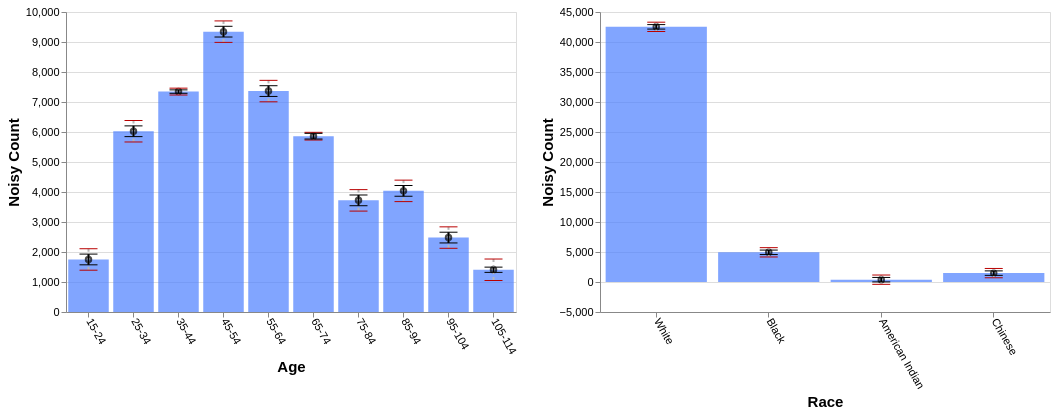

Describe this chart as a Vega-Lite specification.
### Vega-Lite specification from a JSON file in a GitHub repository (floating-point values rounded to 4 significant figures)
{"config": {"view": {"continuousWidth": 400, "continuousHeight": 300}, "axis": {"labelFontSize": 11, "titleFontSize": 15}, "axisBottom": {"labelAngle": 60}}, "hconcat": [{"layer": [{"mark": "bar", "encoding": {"color": {"value": "transparent"}, "tooltip": [{"aggregate": "sum", "field": "noisy_count", "title": "noisy count", "type": "quantitative"}, {"aggregate": "sum", "field": "noisy_count_prev", "title": "prev count", "type": "quantitative"}, {"aggregate": "sum", "field": "error", "title": "current error", "type": "quantitative"}, {"aggregate": "sum", "field": "error_prev", "title": "prev error", "type": "quantitative"}], "x": {"field": "age", "sort": null, "title": "Age", "type": "ordinal"}}, "height": 300, "selection": {"selector641": {"type": "interval", "encodings": ["x"]}}, "transform": [{"filter": {"selection": "selector642"}}], "width": 450}, {"mark": {"type": "bar", "color": "gray", "opacity": 0}, "encoding": {"x": {"field": "age", "sort": null, "title": "Age", "type": "ordinal"}, "y": {"aggregate": "sum", "field": "noisy_count_prev", "type": "quantitative"}}, "transform": [{"filter": {"selection": "selector642"}}]}, {"mark": {"type": "bar", "color": "#4C7FFF", "opacity": 0.7}, "encoding": {"x": {"field": "age", "sort": null, "title": "Age", "type": "ordinal"}, "y": {"aggregate": "sum", "field": "noisy_count", "type": "quantitative"}}, "transform": [{"filter": {"selection": "selector642"}}]}, {"mark": {"type": "point", "color": "black", "opacity": 0.7}, "encoding": {"x": {"field": "age", "sort": null, "title": "Age", "type": "ordinal"}, "y": {"aggregate": "sum", "field": "noisy_count", "title": "Noisy Count", "type": "quantitative"}}, "transform": [{"filter": {"selection": "selector642"}}]}, {"mark": {"type": "rule", "color": "#B6B6B6", "size": 2, "strokeDash": [3, 3]}, "encoding": {"x": {"field": "age", "sort": null, "title": "Age", "type": "ordinal"}, "y": {"aggregate": "sum", "field": "plus_error_prev_age", "title": "", "type": "quantitative"}, "y2": {"aggregate": "sum", "field": "minus_error_prev_age", "title": ""}}, "transform": [{"filter": {"selection": "selector642"}}]}, {"mark": {"type": "tick", "color": "#B90000", "size": 0, "strokeDash": [1, 1]}, "encoding": {"x": {"field": "age", "sort": null, "title": "Age", "type": "ordinal"}, "y": {"aggregate": "sum", "field": "plus_error_prev_age", "type": "quantitative"}}, "transform": [{"filter": {"selection": "selector642"}}]}, {"mark": {"type": "tick", "color": "#B90000", "size": 0, "strokeDash": [3, 1]}, "encoding": {"x": {"field": "age", "sort": null, "title": "Age", "type": "ordinal"}, "y": {"aggregate": "sum", "field": "minus_error_prev_age", "type": "quantitative"}}, "transform": [{"filter": {"selection": "selector642"}}]}, {"mark": {"type": "rule", "color": "black", "size": 2}, "encoding": {"x": {"field": "age", "sort": null, "title": "Age", "type": "ordinal"}, "y": {"aggregate": "sum", "field": "plus_error", "title": "", "type": "quantitative"}, "y2": {"aggregate": "sum", "field": "minus_error", "title": ""}}, "transform": [{"filter": {"selection": "selector642"}}]}, {"mark": {"type": "tick", "color": "black", "width": 0}, "encoding": {"x": {"field": "age", "sort": null, "title": "Age", "type": "ordinal"}, "y": {"aggregate": "sum", "field": "plus_error", "type": "quantitative"}}, "transform": [{"filter": {"selection": "selector642"}}]}, {"mark": {"type": "tick", "color": "black", "width": 0}, "encoding": {"x": {"field": "age", "sort": null, "title": "Age", "type": "ordinal"}, "y": {"aggregate": "sum", "field": "minus_error", "type": "quantitative"}}, "transform": [{"filter": {"selection": "selector642"}}]}]}, {"layer": [{"mark": "bar", "encoding": {"color": {"value": "transparent"}, "tooltip": [{"aggregate": "sum", "field": "noisy_count", "title": "noisy count", "type": "quantitative"}, {"aggregate": "sum", "field": "noisy_count_prev", "title": "prev count", "type": "quantitative"}, {"aggregate": "sum", "field": "error", "title": "current error", "type": "quantitative"}, {"aggregate": "sum", "field": "error_prev", "title": "prev error", "type": "quantitative"}], "x": {"field": "race", "sort": null, "title": "Race", "type": "ordinal"}}, "height": 300, "selection": {"selector642": {"type": "interval", "encodings": ["x"]}}, "transform": [{"filter": {"selection": "selector641"}}], "width": 450}, {"mark": {"type": "bar", "color": "gray", "opacity": 0}, "encoding": {"x": {"field": "race", "sort": null, "title": "Race", "type": "ordinal"}, "y": {"aggregate": "sum", "field": "noisy_count_prev", "type": "quantitative"}}, "transform": [{"filter": {"selection": "selector641"}}]}, {"mark": {"type": "bar", "color": "#4C7FFF", "opacity": 0.7}, "encoding": {"x": {"field": "race", "sort": null, "title": "Race", "type": "ordinal"}, "y": {"aggregate": "sum", "field": "noisy_count", "type": "quantitative"}}, "transform": [{"filter": {"selection": "selector641"}}]}, {"mark": {"type": "point", "color": "black", "opacity": 0.7}, "encoding": {"x": {"field": "race", "sort": null, "title": "Race", "type": "ordinal"}, "y": {"aggregate": "sum", "field": "noisy_count", "title": "Noisy Count", "type": "quantitative"}}, "transform": [{"filter": {"selection": "selector641"}}]}, {"mark": {"type": "rule", "color": "#B6B6B6", "size": 2, "strokeDash": [3, 3]}, "encoding": {"x": {"field": "race", "sort": null, "title": "Race", "type": "ordinal"}, "y": {"aggregate": "sum", "field": "plus_error_prev_race", "title": "", "type": "quantitative"}, "y2": {"aggregate": "sum", "field": "minus_error_prev_race", "title": ""}}, "transform": [{"filter": {"selection": "selector641"}}]}, {"mark": {"type": "tick", "color": "#B90000", "size": 0, "strokeDash": [1, 1]}, "encoding": {"x": {"field": "race", "sort": null, "title": "Race", "type": "ordinal"}, "y": {"aggregate": "sum", "field": "plus_error_prev_race", "type": "quantitative"}}, "transform": [{"filter": {"selection": "selector641"}}]}, {"mark": {"type": "tick", "color": "#B90000", "size": 0, "strokeDash": [3, 1]}, "encoding": {"x": {"field": "race", "sort": null, "title": "Race", "type": "ordinal"}, "y": {"aggregate": "sum", "field": "minus_error_prev_race", "type": "quantitative"}}, "transform": [{"filter": {"selection": "selector641"}}]}, {"mark": {"type": "rule", "color": "black", "size": 2}, "encoding": {"x": {"field": "race", "sort": null, "title": "Race", "type": "ordinal"}, "y": {"aggregate": "sum", "field": "plus_error", "title": "", "type": "quantitative"}, "y2": {"aggregate": "sum", "field": "minus_error", "title": ""}}, "transform": [{"filter": {"selection": "selector641"}}]}, {"mark": {"type": "tick", "color": "black", "width": 0}, "encoding": {"x": {"field": "race", "sort": null, "title": "Race", "type": "ordinal"}, "y": {"aggregate": "sum", "field": "plus_error", "type": "quantitative"}}, "transform": [{"filter": {"selection": "selector641"}}]}, {"mark": {"type": "tick", "color": "black", "width": 0}, "encoding": {"x": {"field": "race", "sort": null, "title": "Race", "type": "ordinal"}, "y": {"aggregate": "sum", "field": "minus_error", "type": "quantitative"}}, "transform": [{"filter": {"selection": "selector641"}}]}]}], "data": {"name": "data-7383d662c129c05490cdc26409c55265"}, "$schema": "https://vega.github.io/schema/vega-lite/v4.17.0.json", "datasets": {"data-7383d662c129c05490cdc26409c55265": [{"age": "15-24", "race": "White", "noisy_count": 1305.0, "true_count": 1271.0, "plus_error": 1350.0, "minus_error": 1260.0, "error": 44.7, "noisy_count_prev": 1284.0, "true_count_prev": 1271.0, "plus_error_prev": 1373.0, "minus_error_prev": 1194.0, "error_prev": 89.4, "plus_error_prev_age": 1375.0, "minus_error_prev_age": 1197.0, "plus_error_prev_race": 1372.0, "minus_error_prev_race": 1194.0}, {"age": "15-24", "race": "Black", "noisy_count": 164.5, "true_count": 192.0, "plus_error": 209.3, "minus_error": 119.8, "error": 44.7, "noisy_count_prev": 197.2, "true_count_prev": 192.0, "plus_error_prev": 286.7, "minus_error_prev": 107.8, "error_prev": 89.4, "plus_error_prev_age": 289.1, "minus_error_prev_age": 110.2, "plus_error_prev_race": 292.8, "minus_error_prev_race": 113.9}, {"age": "15-24", "race": "American Indian", "noisy_count": 69.7, "true_count": 31.0, "plus_error": 114.5, "minus_error": 25.0, "error": 44.7, "noisy_count_prev": 19.6, "true_count_prev": 31.0, "plus_error_prev": 109.0, "minus_error_prev": -69.9, "error_prev": 89.4, "plus_error_prev_age": 111.4, "minus_error_prev_age": -67.45, "plus_error_prev_race": 88.45, "minus_error_prev_race": -90.45}, {"age": "15-24", "race": "Chinese", "noisy_count": 212.1, "true_count": 62.0, "plus_error": 256.8, "minus_error": 167.4, "error": 44.7, "noisy_count_prev": 241.1, "true_count_prev": 62.0, "plus_error_prev": 330.5, "minus_error_prev": 151.7, "error_prev": 89.4, "plus_error_prev_age": 332.9, "minus_error_prev_age": 154.1, "plus_error_prev_race": 316.8, "minus_error_prev_race": 138.0}, {"age": "25-34", "race": "White", "noisy_count": 5087.0, "true_count": 5110.0, "plus_error": 5132.0, "minus_error": 5042.0, "error": 44.7, "noisy_count_prev": 5154.0, "true_count_prev": 5110.0, "plus_error_prev": 5243.0, "minus_error_prev": 5064.0, "error_prev": 89.4, "plus_error_prev_age": 5223.0, "minus_error_prev_age": 5044.0, "plus_error_prev_race": 5242.0, "minus_error_prev_race": 5064.0}, {"age": "25-34", "race": "Black", "noisy_count": 656.5, "true_count": 700.0, "plus_error": 701.2, "minus_error": 611.8, "error": 44.7, "noisy_count_prev": 621.6, "true_count_prev": 700.0, "plus_error_prev": 711.0, "minus_error_prev": 532.1, "error_prev": 89.4, "plus_error_prev_age": 691.3, "minus_error_prev_age": 512.4, "plus_error_prev_race": 717.1, "minus_error_prev_race": 538.2}, {"age": "25-34", "race": "American Indian", "noisy_count": 62.4, "true_count": 83.0, "plus_error": 107.1, "minus_error": 17.7, "error": 44.7, "noisy_count_prev": 138.0, "true_count_prev": 83.0, "plus_error_prev": 227.4, "minus_error_prev": 48.5, "error_prev": 89.4, "plus_error_prev_age": 207.7, "minus_error_prev_age": 28.85, "plus_error_prev_race": 206.8, "minus_error_prev_race": 27.95}, {"age": "25-34", "race": "Chinese", "noisy_count": 219.2, "true_count": 244.0, "plus_error": 263.9, "minus_error": 174.5, "error": 44.7, "noisy_count_prev": 190.7, "true_count_prev": 244.0, "plus_error_prev": 280.2, "minus_error_prev": 101.3, "error_prev": 89.4, "plus_error_prev_age": 260.5, "minus_error_prev_age": 81.65, "plus_error_prev_race": 266.5, "minus_error_prev_race": 87.59}, {"age": "35-44", "race": "White", "noisy_count": 6182.0, "true_count": 6181.0, "plus_error": 6196.0, "minus_error": 6168.0, "error": 14.3, "noisy_count_prev": 6145.0, "true_count_prev": 6181.0, "plus_error_prev": 6174.0, "minus_error_prev": 6117.0, "error_prev": 28.6, "plus_error_prev_age": 6171.0, "minus_error_prev_age": 6114.0, "plus_error_prev_race": 6173.0, "minus_error_prev_race": 6116.0}, {"age": "35-44", "race": "Black", "noisy_count": 819.6, "true_count": 793.0, "plus_error": 833.8, "minus_error": 805.3, "error": 14.3, "noisy_count_prev": 818.6, "true_count_prev": 793.0, "plus_error_prev": 847.1, "minus_error_prev": 790.0, "error_prev": 28.6, "plus_error_prev_age": 844.2, "minus_error_prev_age": 787.1, "plus_error_prev_race": 853.2, "minus_error_prev_race": 796.1}, {"age": "35-44", "race": "American Indian", "noisy_count": 82.1, "true_count": 93.0, "plus_error": 96.4, "minus_error": 67.9, "error": 14.3, "noisy_count_prev": 118.8, "true_count_prev": 93.0, "plus_error_prev": 147.4, "minus_error_prev": 90.2, "error_prev": 28.6, "plus_error_prev_age": 144.5, "minus_error_prev_age": 87.28, "plus_error_prev_race": 126.9, "minus_error_prev_race": 69.65}, {"age": "35-44", "race": "Chinese", "noisy_count": 263.4, "true_count": 265.0, "plus_error": 277.7, "minus_error": 249.2, "error": 14.3, "noisy_count_prev": 276.4, "true_count_prev": 265.0, "plus_error_prev": 305.0, "minus_error_prev": 247.8, "error_prev": 28.6, "plus_error_prev_age": 302.1, "minus_error_prev_age": 244.9, "plus_error_prev_race": 291.3, "minus_error_prev_race": 234.1}, {"age": "45-54", "race": "White", "noisy_count": 7968.0, "true_count": 7988.0, "plus_error": 8013.0, "minus_error": 7924.0, "error": 44.7, "noisy_count_prev": 7952.0, "true_count_prev": 7988.0, "plus_error_prev": 8041.0, "minus_error_prev": 7862.0, "error_prev": 89.4, "plus_error_prev_age": 8001.0, "minus_error_prev_age": 7822.0, "plus_error_prev_race": 8041.0, "minus_error_prev_race": 7862.0}, {"age": "45-54", "race": "Black", "noisy_count": 960.3, "true_count": 967.0, "plus_error": 1005.0, "minus_error": 915.6, "error": 44.7, "noisy_count_prev": 1063.0, "true_count_prev": 967.0, "plus_error_prev": 1152.0, "minus_error_prev": 973.3, "error_prev": 89.4, "plus_error_prev_age": 1112.0, "minus_error_prev_age": 933.1, "plus_error_prev_race": 1158.0, "minus_error_prev_race": 979.4}, {"age": "45-54", "race": "American Indian", "noisy_count": 132.6, "true_count": 112.0, "plus_error": 177.3, "minus_error": 87.9, "error": 44.7, "noisy_count_prev": 173.0, "true_count_prev": 112.0, "plus_error_prev": 262.5, "minus_error_prev": 83.6, "error_prev": 89.4, "plus_error_prev_age": 222.3, "minus_error_prev_age": 43.4, "plus_error_prev_race": 241.9, "minus_error_prev_race": 63.05}, {"age": "45-54", "race": "Chinese", "noisy_count": 283.6, "true_count": 266.0, "plus_error": 328.3, "minus_error": 238.9, "error": 44.7, "noisy_count_prev": 318.4, "true_count_prev": 266.0, "plus_error_prev": 407.9, "minus_error_prev": 229.0, "error_prev": 89.4, "plus_error_prev_age": 367.7, "minus_error_prev_age": 188.8, "plus_error_prev_race": 394.2, "minus_error_prev_race": 215.3}, {"age": "55-64", "race": "White", "noisy_count": 6328.0, "true_count": 6252.0, "plus_error": 6373.0, "minus_error": 6284.0, "error": 44.7, "noisy_count_prev": 6303.0, "true_count_prev": 6252.0, "plus_error_prev": 6393.0, "minus_error_prev": 6214.0, "error_prev": 89.4, "plus_error_prev_age": 6367.0, "minus_error_prev_age": 6188.0, "plus_error_prev_race": 6392.0, "minus_error_prev_race": 6213.0}, {"age": "55-64", "race": "Black", "noisy_count": 756.5, "true_count": 744.0, "plus_error": 801.2, "minus_error": 711.8, "error": 44.7, "noisy_count_prev": 788.0, "true_count_prev": 744.0, "plus_error_prev": 877.5, "minus_error_prev": 698.6, "error_prev": 89.4, "plus_error_prev_age": 851.5, "minus_error_prev_age": 672.6, "plus_error_prev_race": 883.6, "minus_error_prev_race": 704.7}, {"age": "55-64", "race": "American Indian", "noisy_count": 82.6, "true_count": 90.0, "plus_error": 127.3, "minus_error": 37.9, "error": 44.7, "noisy_count_prev": 129.2, "true_count_prev": 90.0, "plus_error_prev": 218.7, "minus_error_prev": 39.8, "error_prev": 89.4, "plus_error_prev_age": 192.7, "minus_error_prev_age": 13.83, "plus_error_prev_race": 198.1, "minus_error_prev_race": 19.25}, {"age": "55-64", "race": "Chinese", "noisy_count": 196.5, "true_count": 233.0, "plus_error": 241.3, "minus_error": 151.8, "error": 44.7, "noisy_count_prev": 247.4, "true_count_prev": 233.0, "plus_error_prev": 336.8, "minus_error_prev": 158.0, "error_prev": 89.4, "plus_error_prev_age": 310.8, "minus_error_prev_age": 132.0, "plus_error_prev_race": 323.1, "minus_error_prev_race": 144.3}, {"age": "65-74", "race": "White", "noisy_count": 5098.0, "true_count": 5121.0, "plus_error": 5121.0, "minus_error": 5074.0, "error": 23.6, "noisy_count_prev": 5086.0, "true_count_prev": 5121.0, "plus_error_prev": 5118.0, "minus_error_prev": 5054.0, "error_prev": 32.1, "plus_error_prev_age": 5138.0, "minus_error_prev_age": 5074.0, "plus_error_prev_race": 5117.0, "minus_error_prev_race": 5053.0}, {"age": "65-74", "race": "Black", "noisy_count": 539.1, "true_count": 525.0, "plus_error": 562.7, "minus_error": 515.5, "error": 23.6, "noisy_count_prev": 506.9, "true_count_prev": 525.0, "plus_error_prev": 539.0, "minus_error_prev": 474.8, "error_prev": 32.1, "plus_error_prev_age": 559.0, "minus_error_prev_age": 494.8, "plus_error_prev_race": 545.1, "minus_error_prev_race": 480.9}, {"age": "65-74", "race": "American Indian", "noisy_count": 48.6, "true_count": 68.0, "plus_error": 72.2, "minus_error": 25.0, "error": 23.6, "noisy_count_prev": 36.0, "true_count_prev": 68.0, "plus_error_prev": 68.1, "minus_error_prev": 4.0, "error_prev": 32.1, "plus_error_prev_age": 88.15, "minus_error_prev_age": 24.05, "plus_error_prev_race": 47.55, "minus_error_prev_race": -16.55}, {"age": "65-74", "race": "Chinese", "noisy_count": 175.2, "true_count": 153.0, "plus_error": 198.8, "minus_error": 151.5, "error": 23.6, "noisy_count_prev": 151.9, "true_count_prev": 153.0, "plus_error_prev": 184.0, "minus_error_prev": 119.9, "error_prev": 32.1, "plus_error_prev_age": 204.0, "minus_error_prev_age": 139.9, "plus_error_prev_race": 170.3, "minus_error_prev_race": 106.2}, {"age": "75-84", "race": "White", "noisy_count": 3352.0, "true_count": 3396.0, "plus_error": 3397.0, "minus_error": 3307.0, "error": 44.7, "noisy_count_prev": 3350.0, "true_count_prev": 3396.0, "plus_error_prev": 3440.0, "minus_error_prev": 3261.0, "error_prev": 89.4, "plus_error_prev_age": 3392.0, "minus_error_prev_age": 3213.0, "plus_error_prev_race": 3439.0, "minus_error_prev_race": 3260.0}, {"age": "75-84", "race": "Black", "noisy_count": 389.0, "true_count": 387.0, "plus_error": 433.7, "minus_error": 344.3, "error": 44.7, "noisy_count_prev": 460.9, "true_count_prev": 387.0, "plus_error_prev": 550.4, "minus_error_prev": 371.5, "error_prev": 89.4, "plus_error_prev_age": 502.3, "minus_error_prev_age": 323.4, "plus_error_prev_race": 556.5, "minus_error_prev_race": 377.6}, {"age": "75-84", "race": "American Indian", "noisy_count": -68.8, "true_count": 33.0, "plus_error": -24.1, "minus_error": -113.5, "error": 44.7, "noisy_count_prev": 11.4, "true_count_prev": 33.0, "plus_error_prev": 100.8, "minus_error_prev": -78.1, "error_prev": 89.4, "plus_error_prev_age": 52.72, "minus_error_prev_age": -126.2, "plus_error_prev_race": 80.25, "minus_error_prev_race": -98.65}, {"age": "75-84", "race": "Chinese", "noisy_count": 49.2, "true_count": 93.0, "plus_error": 93.9, "minus_error": 4.5, "error": 44.7, "noisy_count_prev": 91.2, "true_count_prev": 93.0, "plus_error_prev": 180.6, "minus_error_prev": 1.7, "error_prev": 89.4, "plus_error_prev_age": 132.5, "minus_error_prev_age": -46.38, "plus_error_prev_race": 166.9, "minus_error_prev_race": -12.01}, {"age": "85-94", "race": "White", "noisy_count": 3632.0, "true_count": 3579.0, "plus_error": 3676.0, "minus_error": 3587.0, "error": 44.7, "noisy_count_prev": 3634.0, "true_count_prev": 3579.0, "plus_error_prev": 3724.0, "minus_error_prev": 3545.0, "error_prev": 89.4, "plus_error_prev_age": 3744.0, "minus_error_prev_age": 3565.0, "plus_error_prev_race": 3723.0, "minus_error_prev_race": 3544.0}, {"age": "85-94", "race": "Black", "noisy_count": 332.2, "true_count": 351.0, "plus_error": 376.9, "minus_error": 287.4, "error": 44.7, "noisy_count_prev": 315.6, "true_count_prev": 351.0, "plus_error_prev": 405.1, "minus_error_prev": 226.2, "error_prev": 89.4, "plus_error_prev_age": 424.8, "minus_error_prev_age": 245.9, "plus_error_prev_race": 411.2, "minus_error_prev_race": 232.3}, {"age": "85-94", "race": "American Indian", "noisy_count": 5.9, "true_count": 33.0, "plus_error": 50.6, "minus_error": -38.9, "error": 44.7, "noisy_count_prev": -57.0, "true_count_prev": 33.0, "plus_error_prev": 32.4, "minus_error_prev": -146.5, "error_prev": 89.4, "plus_error_prev_age": 52.07, "minus_error_prev_age": -126.8, "plus_error_prev_race": 11.85, "minus_error_prev_race": -167.1}, {"age": "85-94", "race": "Chinese", "noisy_count": 68.1, "true_count": 74.0, "plus_error": 112.8, "minus_error": 23.3, "error": 44.7, "noisy_count_prev": 66.0, "true_count_prev": 74.0, "plus_error_prev": 155.4, "minus_error_prev": -23.5, "error_prev": 89.4, "plus_error_prev_age": 175.1, "minus_error_prev_age": -3.825, "plus_error_prev_race": 141.7, "minus_error_prev_race": -37.21}, {"age": "95-104", "race": "White", "noisy_count": 2302.0, "true_count": 2336.0, "plus_error": 2347.0, "minus_error": 2258.0, "error": 44.7, "noisy_count_prev": 2330.0, "true_count_prev": 2336.0, "plus_error_prev": 2420.0, "minus_error_prev": 2241.0, "error_prev": 89.4, "plus_error_prev_age": 2449.0, "minus_error_prev_age": 2270.0, "plus_error_prev_race": 2419.0, "minus_error_prev_race": 2241.0}, {"age": "95-104", "race": "Black", "noisy_count": 248.2, "true_count": 160.0, "plus_error": 292.9, "minus_error": 203.5, "error": 44.7, "noisy_count_prev": 128.1, "true_count_prev": 160.0, "plus_error_prev": 217.5, "minus_error_prev": 38.7, "error_prev": 89.4, "plus_error_prev_age": 246.1, "minus_error_prev_age": 67.35, "plus_error_prev_race": 223.6, "minus_error_prev_race": 44.82}, {"age": "95-104", "race": "American Indian", "noisy_count": -76.1, "true_count": 14.0, "plus_error": -31.4, "minus_error": -120.9, "error": 44.7, "noisy_count_prev": -43.0, "true_count_prev": 14.0, "plus_error_prev": 46.4, "minus_error_prev": -132.5, "error_prev": 89.4, "plus_error_prev_age": 75.05, "minus_error_prev_age": -103.9, "plus_error_prev_race": 25.85, "minus_error_prev_race": -153.1}, {"age": "95-104", "race": "Chinese", "noisy_count": 6.6, "true_count": 35.0, "plus_error": 51.3, "minus_error": -38.2, "error": 44.7, "noisy_count_prev": -49.2, "true_count_prev": 35.0, "plus_error_prev": 40.2, "minus_error_prev": -138.6, "error_prev": 89.4, "plus_error_prev_age": 68.85, "minus_error_prev_age": -110.0, "plus_error_prev_race": 26.49, "minus_error_prev_race": -152.3}, {"age": "105-114", "race": "White", "noisy_count": 1271.0, "true_count": 1270.0, "plus_error": 1293.0, "minus_error": 1249.0, "error": 21.9, "noisy_count_prev": 1293.0, "true_count_prev": 1270.0, "plus_error_prev": 1383.0, "minus_error_prev": 1204.0, "error_prev": 89.4, "plus_error_prev_age": 1377.0, "minus_error_prev_age": 1198.0, "plus_error_prev_race": 1382.0, "minus_error_prev_race": 1203.0}, {"age": "105-114", "race": "Black", "noisy_count": 82.5, "true_count": 110.0, "plus_error": 104.4, "minus_error": 60.6, "error": 21.9, "noisy_count_prev": -12.5, "true_count_prev": 110.0, "plus_error_prev": 76.9, "minus_error_prev": -102.0, "error_prev": 89.4, "plus_error_prev_age": 71.25, "minus_error_prev_age": -107.7, "plus_error_prev_race": 83.02, "minus_error_prev_race": -95.88}, {"age": "105-114", "race": "American Indian", "noisy_count": 47.9, "true_count": 4.0, "plus_error": 69.8, "minus_error": 26.1, "error": 21.9, "noisy_count_prev": 66.4, "true_count_prev": 4.0, "plus_error_prev": 155.9, "minus_error_prev": -23.0, "error_prev": 89.4, "plus_error_prev_age": 150.2, "minus_error_prev_age": -28.65, "plus_error_prev_race": 135.3, "minus_error_prev_race": -43.55}, {"age": "105-114", "race": "Chinese", "noisy_count": 6.7, "true_count": 17.0, "plus_error": 28.5, "minus_error": -15.2, "error": 21.9, "noisy_count_prev": 83.8, "true_count_prev": 17.0, "plus_error_prev": 173.2, "minus_error_prev": -5.6, "error_prev": 89.4, "plus_error_prev_age": 167.5, "minus_error_prev_age": -11.25, "plus_error_prev_race": 159.5, "minus_error_prev_race": -19.31}]}}
